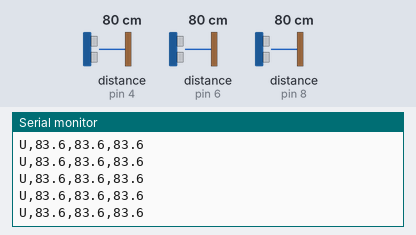
Simulated run of this sketch. Board: Arduino Uno, built with avr-gcc and run on an emulated ATmega328P. On the bench: the last lines printed to the serial monitor. Wiring (inferred from the names in the program): 3 × ultrasonic range finder: trigger pin 3, echo pin 4 / trigger pin 5, echo pin 6 / trigger pin 7, echo pin 8. The inputs (shaded band) are chosen by the test bench; at power-on: distance to the obstacle (sensors on pin 4, pin 6, pin 8) 80 cm. The echo pulse lasts 58.3 µs per cm.

Above: at 1.2 s.
1.3 s: distance to the obstacle (sensor on pin 4) set to 2 cm
At 1.58 s:
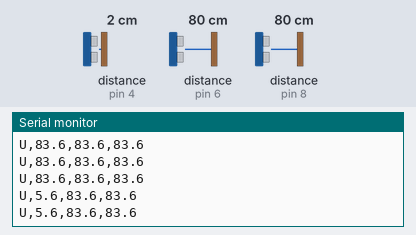
2.8 s: distance to the obstacle (sensor on pin 6) set to 2 cm
At 2.84 s:
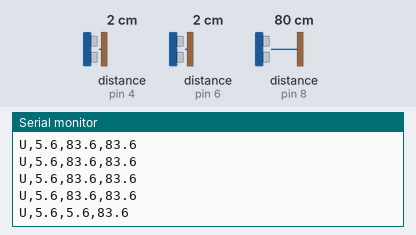
4.3 s: distance to the obstacle (sensor on pin 8) set to 2 cm
At 4.62 s:
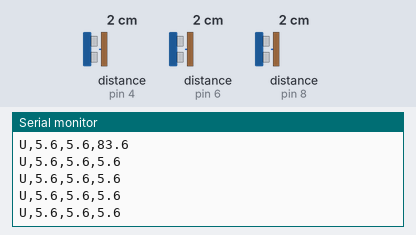
5.8 s: distance to the obstacle (sensor on pin 4) set to 4 cm
At 5.92 s:
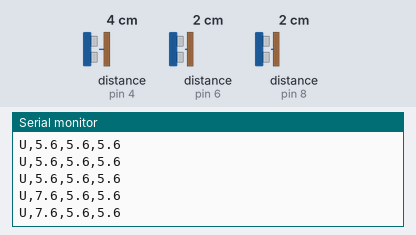
8.8 s: distance to the obstacle (sensor on pin 6) set to 4 cm
At 8.92 s:
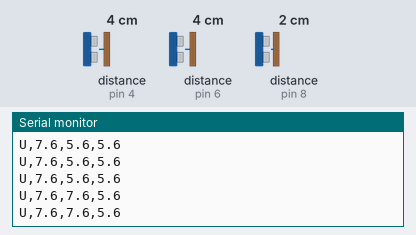
10.3 s: distance to the obstacle (sensor on pin 8) set to 4 cm
At 10.41 s:
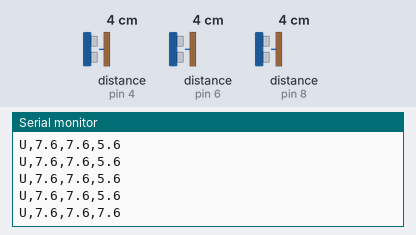
Timing chart, 0 to 12.8 s (numbered marks = the images above; inputs shaded):
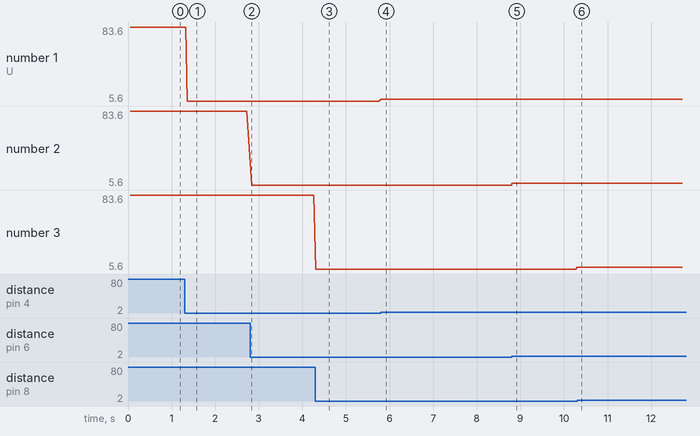

The sketch:

Ultrasonic_ROS2_SeparateTrig.ino
```cpp
#define TRIG1 3
#define ECHO1 4
#define TRIG2 5
#define ECHO2 6
#define TRIG3 7
#define ECHO3 8

#define NUM_SAMPLES 3      // ลดจาก 5
#define OFFSET 3.9
#define CHANGE_THRESHOLD 0.1
#define HEARTBEAT_INTERVAL 100

float lastDist[3] = {-1, -1, -1};
unsigned long lastSentTime = 0;

float getDistance(int trigPin, int echoPin) {
  float readings[NUM_SAMPLES];
  int validCount = 0;

  for (int i = 0; i < NUM_SAMPLES; i++) {
    digitalWrite(trigPin, LOW);
    delayMicroseconds(2); // ลดจาก 5 เหลือ 2 พอครับ เพื่อความสะอาดของจังหวะ
    digitalWrite(trigPin, HIGH);
    delayMicroseconds(10); // ตามสเปก HC-SR04 สั่ง Trig แค่ 10us พอครับ
    digitalWrite(trigPin, LOW);

    // 🔥 จุดพลิกเกม: ลดเวลารอเสียงสะท้อนจาก 100ms (100000) เหลือแค่ 25ms (25000)
    // เพราะระยะ 4 เมตร เสียงเดินทางไปกลับใช้เวลาแค่ประมาณ 23ms ครับ นานกว่านี้คือบัคแน่นอน ไม่ต้องรอ!
    long duration = pulseIn(echoPin, HIGH, 25000);

    if (duration > 0) {
      float dist = (duration / 2.0) * 0.0343 + OFFSET;
      if (dist >= 3.0 && dist <= 400.0) { // ระยะหว่าง 3 ซม. ถึง 4 เมตร
        readings[validCount++] = dist;
      }
    }
    // 🔥 ลบ delay(20); ทิ้งไปเลยครับ! หน่วงเวลาโดยใช่เหตุ
  }

  if (validCount == 0) return -1.0;

  // โค้ดเรียงลำดับ (Sorting) ข้อมูลเหมือนเดิม เพื่อหาค่ากลาง (Median) กรอง Noise
  for (int i = 0; i < validCount - 1; i++) {
    for (int j = i + 1; j < validCount; j++) {
      if (readings[i] > readings[j]) {
        float temp = readings[i];
        readings[i] = readings[j];
        readings[j] = temp;
      }
    }
  }

  return readings[validCount / 2];
}


void setup() {
  Serial.begin(115200);
  pinMode(TRIG1, OUTPUT); pinMode(ECHO1, INPUT);
  pinMode(TRIG2, OUTPUT); pinMode(ECHO2, INPUT);
  pinMode(TRIG3, OUTPUT); pinMode(ECHO3, INPUT);
}

void loop() {
  float dist[3];
  dist[0] = getDistance(TRIG1, ECHO1);
  dist[1] = getDistance(TRIG2, ECHO2);
  dist[2] = getDistance(TRIG3, ECHO3);

  bool changed = false;
  for (int i = 0; i < 3; i++) {
    if (dist[i] < 0 && lastDist[i] >= 0) { changed = true; break; }
    if (dist[i] >= 0 && abs(dist[i] - lastDist[i]) >= CHANGE_THRESHOLD) { changed = true; break; }
  }

  bool timeout = millis() - lastSentTime >= HEARTBEAT_INTERVAL;

  if (changed || timeout) {
    Serial.print("U,");
    if (dist[0] < 0) Serial.print("-1"); else Serial.print(dist[0], 1);
    Serial.print(",");
    if (dist[1] < 0) Serial.print("-1"); else Serial.print(dist[1], 1);
    Serial.print(",");
    if (dist[2] < 0) Serial.println("-1"); else Serial.println(dist[2], 1);

    for (int i = 0; i < 3; i++) lastDist[i] = dist[i];
    lastSentTime = millis();
  }
}
```

Measured:
- after the input at 1.3 s, the serial monitor: prints a new line after 0.05 s (image 1)
- after the input at 2.8 s, the serial monitor: prints a new line at once (image 2)
- after the input at 4.3 s, the serial monitor: prints a new line at once (image 3)
- after the input at 5.8 s, the serial monitor: prints a new line at once (image 4)
- after the input at 8.8 s, the serial monitor: prints a new line at once (image 5)
- after the input at 10.3 s, the serial monitor: prints a new line at once (image 6)
- plotted number 1: 83.6 → 5.6 after the input at 1.3 s, 5.6 → 7.6 after the input at 5.8 s
